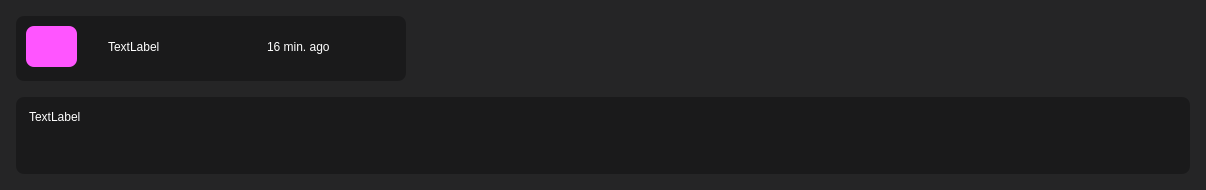
<?xml version="1.0" encoding="UTF-8"?>
<ui version="4.0">
 <class>MiniViewPost</class>
 <widget class="QWidget" name="MiniViewPost">
  <property name="geometry">
   <rect>
    <x>0</x>
    <y>0</y>
    <width>1206</width>
    <height>190</height>
   </rect>
  </property>
  <property name="sizePolicy">
   <sizepolicy hsizetype="Ignored" vsizetype="Expanding">
    <horstretch>0</horstretch>
    <verstretch>0</verstretch>
   </sizepolicy>
  </property>
  <property name="minimumSize">
   <size>
    <width>0</width>
    <height>150</height>
   </size>
  </property>
  <property name="maximumSize">
   <size>
    <width>16777215</width>
    <height>16777215</height>
   </size>
  </property>
  <property name="styleSheet">
   <string notr="true">background: #252526; border-radius: 8px; padding: 10px; margin: 5px; color: white;</string>
  </property>
  <layout class="QVBoxLayout" name="postLayout">
   <item>
    <layout class="QVBoxLayout" name="verticalLayout">
     <property name="sizeConstraint">
      <enum>QLayout::SizeConstraint::SetNoConstraint</enum>
     </property>
     <item>
      <widget class="QFrame" name="frame_2">
       <property name="sizePolicy">
        <sizepolicy hsizetype="Fixed" vsizetype="Fixed">
         <horstretch>0</horstretch>
         <verstretch>0</verstretch>
        </sizepolicy>
       </property>
       <property name="minimumSize">
        <size>
         <width>400</width>
         <height>75</height>
        </size>
       </property>
       <property name="styleSheet">
        <string notr="true">background: #1A1A1B;
</string>
       </property>
       <property name="frameShape">
        <enum>QFrame::Shape::StyledPanel</enum>
       </property>
       <property name="frameShadow">
        <enum>QFrame::Shadow::Raised</enum>
       </property>
       <widget class="QLabel" name="profileIcon">
        <property name="geometry">
         <rect>
          <x>10</x>
          <y>10</y>
          <width>61</width>
          <height>51</height>
         </rect>
        </property>
        <property name="styleSheet">
         <string notr="true">background-color: rgb(255, 85, 255);</string>
        </property>
        <property name="text">
         <string/>
        </property>
       </widget>
       <widget class="QWidget" name="horizontalLayoutWidget">
        <property name="geometry">
         <rect>
          <x>79</x>
          <y>10</y>
          <width>311</width>
          <height>51</height>
         </rect>
        </property>
        <layout class="QHBoxLayout" name="horizontalLayout">
         <item>
          <widget class="QLabel" name="label_2">
           <property name="text">
            <string>TextLabel</string>
           </property>
          </widget>
         </item>
         <item>
          <widget class="QLabel" name="label">
           <property name="text">
            <string>16 min. ago</string>
           </property>
          </widget>
         </item>
        </layout>
       </widget>
      </widget>
     </item>
     <item>
      <widget class="QLabel" name="content_label">
       <property name="sizePolicy">
        <sizepolicy hsizetype="Expanding" vsizetype="Expanding">
         <horstretch>0</horstretch>
         <verstretch>0</verstretch>
        </sizepolicy>
       </property>
       <property name="minimumSize">
        <size>
         <width>0</width>
         <height>0</height>
        </size>
       </property>
       <property name="maximumSize">
        <size>
         <width>16777215</width>
         <height>16777215</height>
        </size>
       </property>
       <property name="styleSheet">
        <string notr="true">background: #1A1A1B;
</string>
       </property>
       <property name="text">
        <string>TextLabel</string>
       </property>
       <property name="textFormat">
        <enum>Qt::TextFormat::RichText</enum>
       </property>
       <property name="alignment">
        <set>Qt::AlignmentFlag::AlignLeading|Qt::AlignmentFlag::AlignLeft|Qt::AlignmentFlag::AlignTop</set>
       </property>
       <property name="wordWrap">
        <bool>true</bool>
       </property>
      </widget>
     </item>
    </layout>
   </item>
  </layout>
 </widget>
 <resources/>
 <connections/>
</ui>
